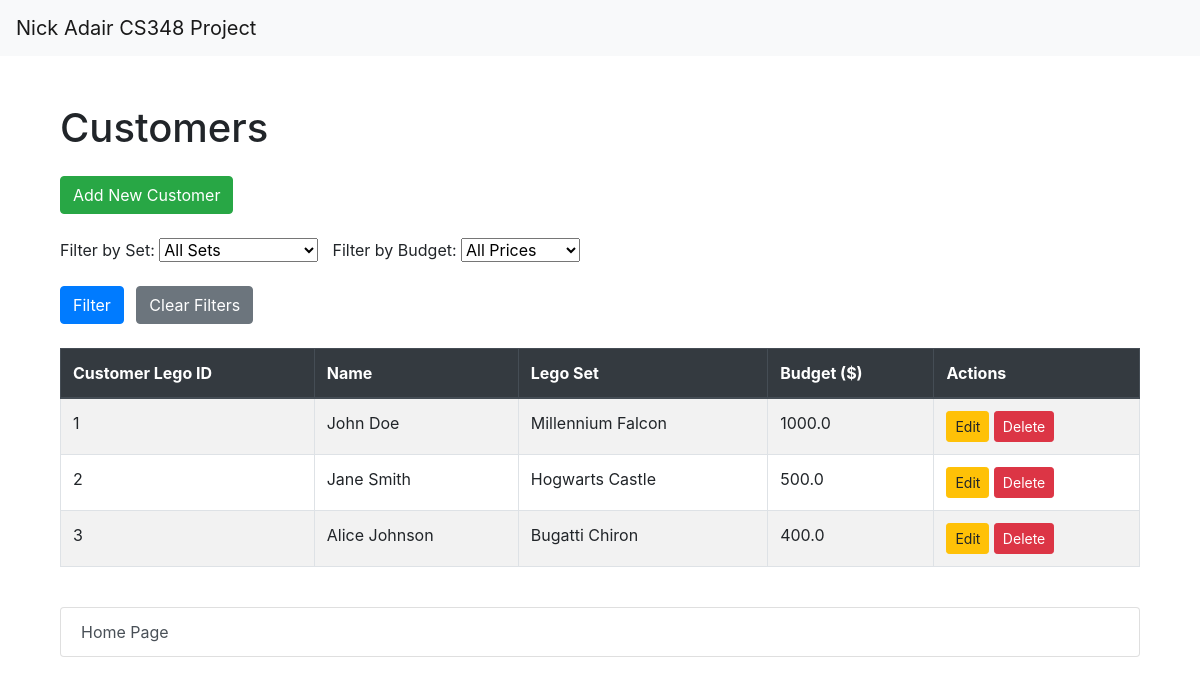
Before: /customers/ with the older database file.
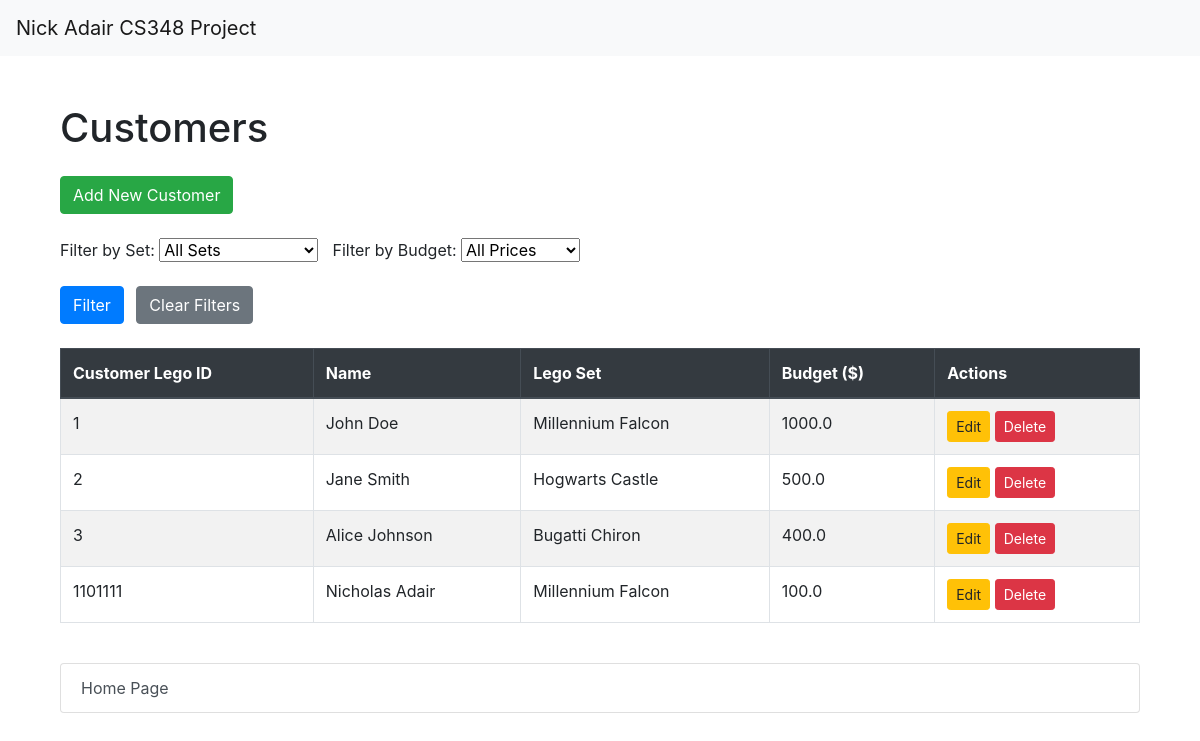
After: the same page with the newer database file.
### myapp/models.py (models this page shows, shortened)
class Customer(models.Model):
    lego_rewards_id  = models.IntegerField()
    name = models.CharField(max_length=500)
    set_id = models.ForeignKey(LegoSet, on_delete=models.CASCADE)
    budget = models.FloatField()

class LegoSet(models.Model):
    set_id = models.IntegerField()
    name = models.CharField(max_length=500)
    piece_count = models.IntegerField()
    price = models.FloatField()
    theme_id = models.ForeignKey(Theme, on_delete=models.CASCADE)
    status = models.CharField(max_length=250)
    def __str__(self):
        return self.name

### myapp/views.py (the view, shortened to what this page needs)
# urls.py: path("customers/", views.customers, name="customers"),
def customers(request):
    form = CustomerFilterForm(request.GET or None)
    customers = Customer.objects.all() #ORM
    context = {
        'form': form,
        'customers': customers,
    }
    return render(request, 'customers.html', context)

### myapp/forms.py
class CustomerFilterForm(forms.Form):
    budget_range = forms.ChoiceField(
        choices=[
            ('', 'All Prices'),
            ('below_100', 'Below $100'),
            ('100_300', '$100 - $300'),
            ('300_500', '$300 - $500'),
            ('above_500', 'Above $500')
        ],
        required=False,
        label="Filter by Budget"
    )
    lego_set = forms.ModelChoiceField(
            queryset=LegoSet.objects.all(),
            required=False,
            empty_label="All Sets",
            label="Filter by Set"
    )

### myapp/templates/customers.html
{% extends 'base.html' %}
{% block content %}
<div class="container mt-5">
  <h1 class="mb-4">Customers</h1>
  <a href="{% url 'customer_create' %}" class="btn btn-success mb-4">Add New Customer</a>
  <form method="get" class="mb-4">
    <div class="form-row">
      <div class="form-group col-md-3">
        {{ form.lego_set.label_tag }}
        {{ form.lego_set }}
      </div>
      <div class="form-group col-md-3">
        {{ form.budget_range.label_tag }}
        {{ form.budget_range }}
      </div>
    </div>
    <button type="submit" class="btn btn-primary">Filter</button>
    <a href="{% url 'customers' %}" class="btn btn-secondary ml-2">Clear Filters</a>
  </form>
  <div class="table-responsive">
    {% if customers %}
      <table class="table table-bordered table-hover table-striped">
        <thead class="thead-dark">
          <tr>
            <th scope="col">Customer Lego ID</th>
            <th scope="col">Name</th>
            <th scope="col">Lego Set</th>
            <th scope="col">Budget ($)</th>
            <th scope="col">Actions</th>
          </tr>
        </thead>
        <tbody>
          {% for customer in customers %}
          <tr>
            <td>{{ customer.lego_rewards_id }}</td>
            <td>{{ customer.name }}</td>
            <td>{{ customer.set_id.name }}</td>
            <td>{{ customer.budget }}</td>
            <td>
              <a href="{% url 'customer_update' customer.id %}" class="btn btn-warning btn-sm">Edit</a>
              <a href="{% url 'customer_delete' customer.id %}" class="btn btn-danger btn-sm">Delete</a>
            </td>
          </tr>
          {% endfor %}
        </tbody>
      </table>
    {% else %}
      <div class="alert alert-warning" role="alert">
        No customers found. Please adjust your filters and try again.
      </div>
    {% endif %}
  </div>
  <div class="list-group mt-4">
    <a href="{% url 'home' %}" class="list-group-item list-group-item-action">Home Page</a>
  </div>
</div>
{% endblock %}

Changed rows visible on the page:
added Customer: lego_rewards_id "1101111", name "Nicholas Adair", set_id.name "Millennium Falcon", budget "100.0"
